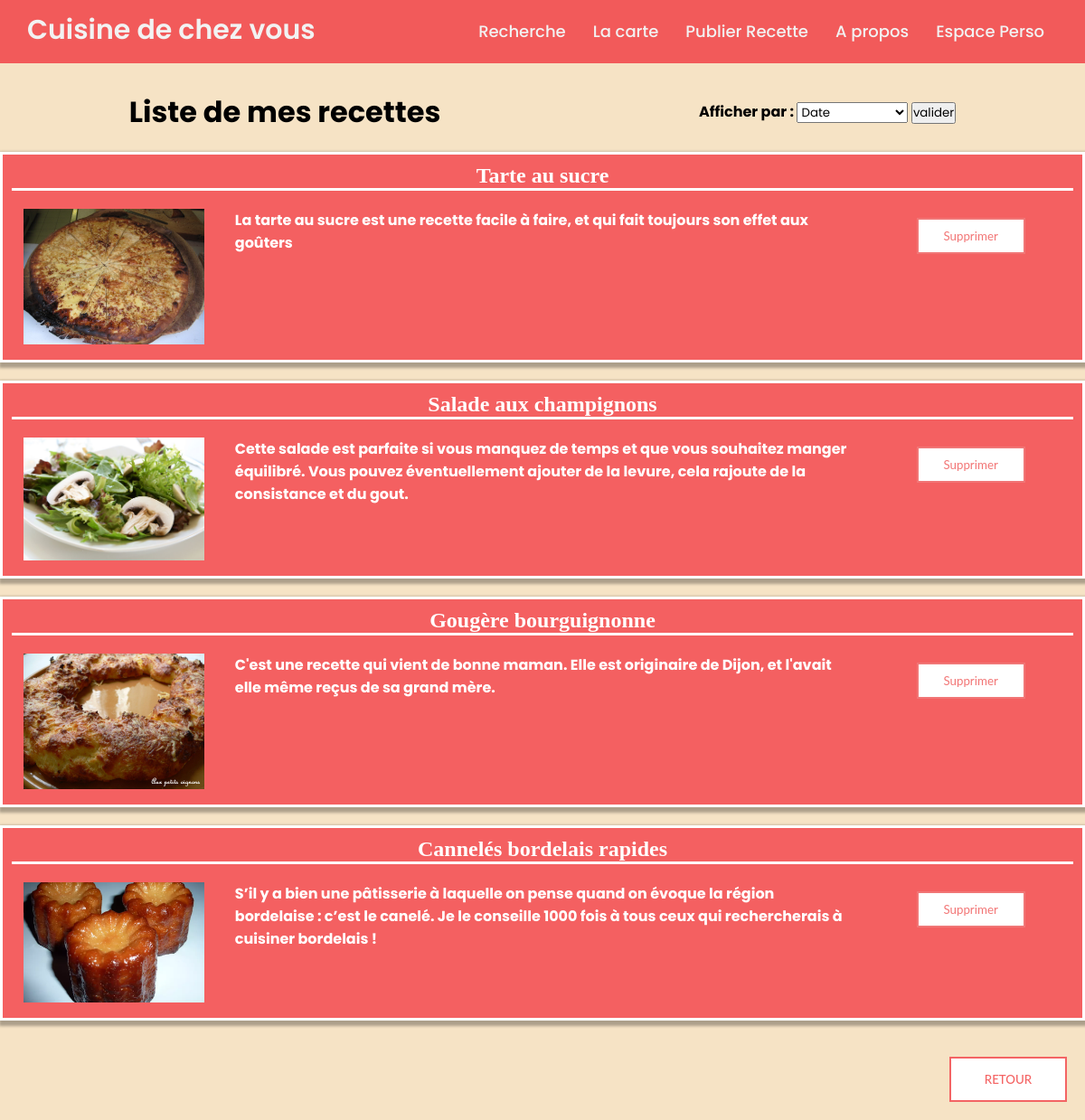
Page /mes_recettes.php (signed in) on the committed database.
### tables this page shows
CREATE TABLE `recette` (
  `id` int(5) NOT NULL,
  `title` varchar(100) DEFAULT NULL,
  `difficulty` varchar(11) NOT NULL,
  `prepTime` time NOT NULL,
  `cookTime` time NOT NULL DEFAULT '00:00:00',
  `restTime` time NOT NULL DEFAULT '00:00:00',
  `steps` int(5) NOT NULL,
  `cost` varchar(50) NOT NULL,
  `servings` int(3) NOT NULL,
  `kcal` int(5) DEFAULT NULL,
  `history` text NOT NULL,
  `region` varchar(100) NOT NULL,
  `nbrComments` int(5) DEFAULT 0,
  `rating` float DEFAULT NULL,
  `nbrVotes` int(6) NOT NULL DEFAULT 0,
  `categorie` varchar(255) NOT NULL,
  `cuiss` varchar(255) NOT NULL,
  `userID` int(5) NOT NULL,
  `date` date NOT NULL DEFAULT current_timestamp(),
  `imgName` varchar(50) DEFAULT NULL
);

### mes_recettes.php (the view, shortened to what this page needs)
<?php
require_once './php/config.php';
$reqRandom = $bdd->prepare('SELECT *
FROM recette
ORDER BY RAND() LIMIT 1');
$reqRandom->execute();
?>
<!doctype html>
<html lang="en">
<head>
<link rel="stylesheet" href="./css/style_edit.css">
<link rel="stylesheet" href="https://cdnjs.cloudflare.com/ajax/libs/font-awesome/5.15.3/css/all.min.css"/>
</head>
<body id="mes_recettes">
<nav>
    <div class="wrapper">
      <div class="logo"><a href="index.php">Cuisine de chez vous</a></div>
      <ul class="nav-links">
		<li>
          <a href="recherche.php" class="desktop-item">Recherche</a>
        </li>
        <li><a href="region.php">La carte</a></li>
	    <li><a href="upload.php">Publier Recette</a></li>
        <li><a href="about.php">A propos</a></li>
	   <li>
		  <a href="landing.php" class="desktop-item">Espace Perso</a>
		</li>
	  </ul>
	</div>
   </nav>
<div class="mes_recettes-header">
  <div class="mes_recettes-title">
    <h1> Liste de mes recettes</h1>
  </div>
  <div class="mes_recettes-form">
    <form action="./php/mes_recettes_traitement.php" method="post">
      <label for="mes_recettes-tri">Afficher par :</label>
      <select name="mes_recettes-tri" id="mes_recettes-tri">
          <option value="date">Date</option>
      </select>
      <button type="submit" >valider</button>
    </form>
  </div>
</div>
<div id="hey">
<?php
$req = $bdd->prepare('SELECT * FROM utilisateurs WHERE pseudo = ?');
$req->execute(array($_SESSION['user']));
$data = $req->fetch();
$iduser=$data["id"];
if(isset($_GET['sort'])){
  $sort = $_GET['sort'];
  switch($sort)
  {
      case 'date':
        $req = $bdd->prepare('SELECT * FROM recette where userID = :iduser order by date desc');
        $req->execute(array("iduser" => $iduser));
        $mesrecettes = $req->fetchAll();
      break;
      case 'rating':
        $req = $bdd->prepare('SELECT * FROM recette where userID = :iduser order by  rating desc');
        $req->execute(array("iduser" => $iduser));
        $mesrecettes = $req->fetchAll();
      break;
      case 'commentaire':
        $req = $bdd->prepare('SELECT * FROM recette where userID = :iduser order by  nbrComments desc');
        $req->execute(array("iduser" => $iduser));
        $mesrecettes = $req->fetchAll();
      break;
  }
} else{
  $req = $bdd->prepare('SELECT * FROM recette where userID = :iduser ');
  $req->execute(array("iduser" => $iduser));
  $mesrecettes = $req->fetchAll();
}
foreach($mesrecettes as $key => $mesrecette){?>
    <a href="recipe.php?id=<?php echo $mesrecette["id"]?>" class="recette-link">
      <div class="recette-content">
        <header class="recette-header"><h2><?php echo $mesrecette["title"] ?></h2></header>
        <article class="recette-main">
          <p><?php echo $mesrecette["history"] ?></p>
        </article>
        <aside class="aside aside-1"><?php echo '<img width=200   src="imgUploads/'.$mesrecette["imgName"].'"/>';?></aside>
        <aside class="aside aside-2">
          <form action="supprimerRecette.php">
            <button class="drop-recette" type="submit" name="suppID" value="<?php echo $mesrecette["id"] ?>">Supprimer</button>
          </form>
        </aside>
      </div>
  </a>
<?php
}
?>
</div>
<div class="retour red-button">
			<button class="slide" onclick="window.location.href = 'landing.php';">RETOUR</button>
	</div>
</body>
</html>

### css/style_edit.css (style rules this page uses)
* { margin: 0; padding: 0; box-sizing: border-box; font-family: 'Poppins', sans-serif; }
nav { position: fixed; z-index: 99; width: 100%; top:0%; background: #f35a5aef; }
nav .wrapper { position: relative; max-width: 1300px; padding: 0px 30px; height: 70px; line-height: 70px; margin: auto; display: flex; align-items: center; justify-content: space-between; background-color:#f35a5aef; }
.wrapper .logo a { color: #f2f2f2; font-size: 30px; font-weight: 600; text-decoration: none; }
.wrapper .nav-links { display: inline-flex; }
.nav-links li { list-style: none; }
.nav-links li a { color: #f2f2f2; text-decoration: none; font-size: 18px; font-weight: 500; padding: 9px 15px; border-radius: 5px; transition: all 0.3s ease; }
body { background-color: #F6E3C5; }
.retour button { margin: 20px; outline: none; width: 130px; height: 50px; padding: 10px 25px; font-family: 'Lato', sans-serif; font-weight: 500; background: transparent; cursor: pointer; transition: all 0.3s ease; position: relative; display: inline-block; z-index: 1; float:right; }
.red-button button { border: 2px double #f35a5aef; background: white; color: #f35a5aef; }
.red-button button:after { background: #f35a5aef; }
.retour button:after { position: absolute; content: ""; width: 0; height: 100%; top: 0; right: 0; z-index: -1; transition: all 0.3s ease; }
.mes_recettes-header { margin-top:100px; display: flex; flex-flow: row wrap; font-weight: bold; text-align: center; justify-content: space-around; }
.mes_recettes-form { line-height: 3em; }
#hey { margin-top:20px; }
.recette-content { display: flex; flex-flow: row wrap; font-weight: bold; text-align: center; background:#F46061; color:white; margin-bottom: 20px; border:solid; box-shadow: 2px 3px 3px 3px rgba(0, 0, 0, 0.3); }
.recette-content > * { padding: 10px; flex: 1 100%; }
.recette-header h2 { border-bottom:solid white; font-family: "lobster"; }
#hey .recette-link { text-decoration:none; }
.recette-main { text-align: left; }
.aside-2 button { margin-top:10px; }
@media all and (min-width: 600px) { .aside { flex: 1 0 0; } }
@media all and (min-width: 800px) { .recette-main { flex: 3 0px; } }
@media all and (min-width: 800px) { .aside-1 { order: 1; } }
@media all and (min-width: 800px) { .recette-main { order: 2; } }
@media all and (min-width: 800px) { .aside-2 { order: 3; } }
button.drop-recette { outline: none; width: 120px; height: 40px; padding: 10px 25px; border: 2px double #f16d6def; font-family: 'Lato', sans-serif; cursor: pointer; transition: all 0.3s ease; background: white; color: #f16d6def; z-index: 1; }

### rows in the picture
recette: title "Tarte au sucre", history "La tarte au sucre est une recette facile à faire, et qui fait toujours son effet aux goûters", imgName (picture), $mesrecette["id"] 9 (drawn)
recette: title "Salade aux champignons", history "Cette salade est parfaite si vous manquez de temps et que vous souhaitez manger équilibré. Vous pouvez éventuellement ajouter de la levure, cela rajoute de la consistance et du gout.", imgName (picture), $mesrecette["id"] 10 (drawn)
recette: title "Gougère bourguignonne", history "C'est une recette qui vient de bonne maman. Elle est originaire de Dijon, et l'avait elle même reçus de sa grand mère.", imgName (picture), $mesrecette["id"] 12 (drawn)
recette: title "Cannelés bordelais rapides", history "S’il y a bien une pâtisserie à laquelle on pense quand on évoque la région bordelaise : c’est le canelé. Je le conseille 1000 fois à tous ceux qui rechercherais à cuisiner bordelais !", imgName (picture), $mesrecette["id"] 24 (drawn)
